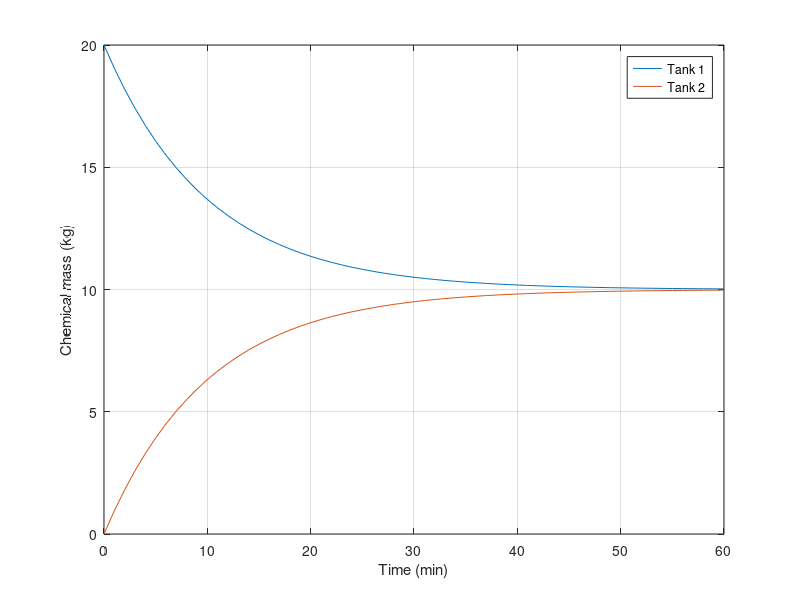

MATLAB code to generate this figure:
% MATH 225 proj 5
% RK2 for 2 connected tanks

clear; clc; close all;

% params
q = 5;
h = 1;
t = 0:h:60;

% initial conditions
Q1 = zeros(size(t));
Q2 = zeros(size(t));

Q1(1) = 20;
Q2(1) = 0;

% midpoint RK2
for i = 1:length(t)-1
    k1_1 = (q/100)*(Q2(i)-Q1(i));
    k1_2 = (q/100)*(Q1(i)-Q2(i));

    mid1 = Q1(i) + (h/2)*k1_1;
    mid2 = Q2(i) + (h/2)*k1_2;

    k2_1 = (q/100)*(mid2-mid1);
    k2_2 = (q/100)*(mid1-mid2);

    Q1(i+1) = Q1(i) + h*k2_1;
    Q2(i+1) = Q2(i) + h*k2_2;
end

% testing
disp('First RK2 step:')
disp([Q1(2), Q2(2)])

disp('Maximum total mass error:')
disp(max(abs(Q1 + Q2 - 20)))

% graph
plot(t,Q1,t,Q2)
xlabel('Time (min)')
ylabel('Chemical mass (kg)')
legend('Tank 1','Tank 2')
grid on
